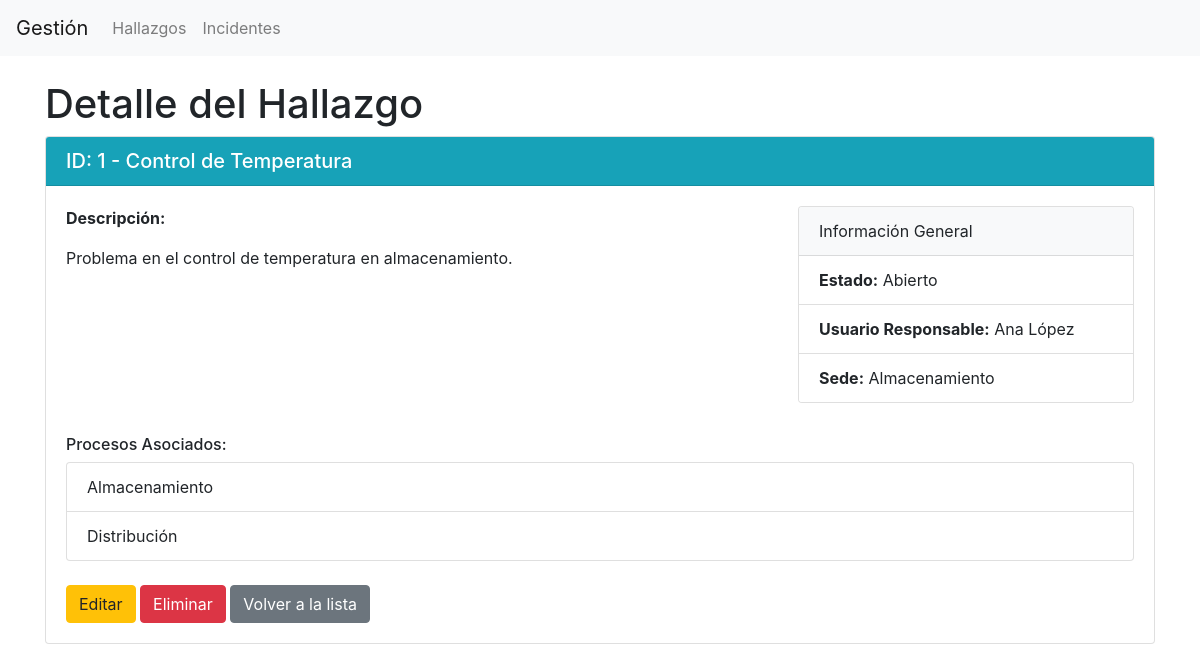
The page /index.php?entity=hallazgo&action=show&id=1 on the database its author committed.
### tables this page shows
CREATE TABLE Hallazgo (
    id INT AUTO_INCREMENT PRIMARY KEY,       
    titulo VARCHAR(150) NOT NULL,            
    descripcion TEXT NOT NULL,               
    fecha_creacion TIMESTAMP DEFAULT CURRENT_TIMESTAMP,  
    fecha_actualizacion TIMESTAMP DEFAULT CURRENT_TIMESTAMP ON UPDATE CURRENT_TIMESTAMP,  
    id_estado INT,                           
    id_usuario INT,                          
    id_proceso_sede INT,                     
    FOREIGN KEY (id_estado) REFERENCES Estado(id),   
    FOREIGN KEY (id_usuario) REFERENCES Usuario(id),  
    FOREIGN KEY (id_proceso_sede) REFERENCES Proceso(id)  
);

CREATE TABLE Estado (
    id INT AUTO_INCREMENT PRIMARY KEY,   
    nombre VARCHAR(50) NOT NULL          
);

CREATE TABLE Usuario (
    id INT AUTO_INCREMENT PRIMARY KEY,   
    nombre VARCHAR(100) NOT NULL,        
    email VARCHAR(100) NOT NULL UNIQUE,  
    fecha_registro TIMESTAMP DEFAULT CURRENT_TIMESTAMP   
);

CREATE TABLE Proceso (
    id INT AUTO_INCREMENT PRIMARY KEY,   
    nombre VARCHAR(100) NOT NULL,        
    descripcion TEXT,                    
    fecha_creacion TIMESTAMP DEFAULT CURRENT_TIMESTAMP   
);

### controllers/HallazgoController.php (called while the page is built, shortened)
<?php
require_once 'models/HallazgoModel.php';
class HallazgoController {
    private $model;
    public function __construct($pdo) {
        $this->model = new HallazgoModel($pdo);
    }
    public function show($id) {
        $hallazgo = $this->model->getById($id);
        require 'views/hallazgo/show.php';
    }
}
?>

### models/HallazgoModel.php (called while the page is built, shortened)
<?php
class HallazgoModel {
    private $pdo;
    public function __construct($pdo) {
        $this->pdo = $pdo;
    }
    public function getById($id) {
        $stmt = $this->pdo->prepare("
            SELECT h.*, e.nombre as estado_nombre, u.nombre as usuario_nombre, p.id as sede_id, p.nombre as sede_nombre
            FROM Hallazgo h
            LEFT JOIN Estado e ON h.id_estado = e.id
            LEFT JOIN Usuario u ON h.id_usuario = u.id
            LEFT JOIN Proceso p ON h.id_proceso_sede = p.id
            WHERE h.id = ?
        ");
        $stmt->execute([$id]);
        $hallazgo = $stmt->fetch(PDO::FETCH_ASSOC);
        if ($hallazgo) {
            $hallazgo['procesos'] = $this->getProcesos($hallazgo['id']);
        }
        return $hallazgo;
    }
    public function getProcesos($hallazgo_id) {
        $stmt = $this->pdo->prepare("SELECT p.* FROM Proceso p INNER JOIN Hallazgo_Proceso hp ON p.id = hp.id_proceso WHERE hp.id_hallazgo = ?");
        $stmt->execute([$hallazgo_id]);
        return $stmt->fetchAll(PDO::FETCH_ASSOC);
    }
}
?>

### views/hallazgo/show.php (the view, shortened to what this page needs)
<!DOCTYPE html>
<html lang="es">
<head>
    <link rel="stylesheet" href="https://stackpath.bootstrapcdn.com/bootstrap/4.5.2/css/bootstrap.min.css">
</head>
<body>
<?php include 'views/layout/header.php'; ?>
<div class="container mt-4">
    <h1>Detalle del Hallazgo</h1>
    <div class="card">
        <div class="card-header bg-info text-white">
            <h5 class="mb-0">ID: <?= $hallazgo['id'] ?> - <?= $hallazgo['titulo'] ?></h5>
        </div>
        <div class="card-body">
            <div class="row">
                <div class="col-md-8">
                    <p><strong>Descripción:</strong></p>
                    <p class="card-text"><?= nl2br($hallazgo['descripcion']) ?></p>
                </div>
                <div class="col-md-4">
                    <div class="card mb-3">
                        <div class="card-header bg-light">Información General</div>
                        <ul class="list-group list-group-flush">
                            <li class="list-group-item"><strong>Estado:</strong> <?= $hallazgo['estado_nombre'] ?></li>
                            <li class="list-group-item"><strong>Usuario Responsable:</strong> <?= $hallazgo['usuario_nombre'] ?></li>
                            <li class="list-group-item"><strong>Sede:</strong> <?= $hallazgo['sede_nombre'] ?? 'No asignada' ?></li>
                        </ul>
                    </div>
                </div>
            </div>
            <div class="mt-3">
                <h6>Procesos Asociados:</h6>
                <?php if (empty($hallazgo['procesos'])): ?>
                    <p class="text-muted">No hay procesos asociados a este hallazgo.</p>
                <?php else: ?>
                    <ul class="list-group">
                        <?php foreach ($hallazgo['procesos'] as $proceso): ?>
                            <li class="list-group-item"><?= $proceso['nombre'] ?></li>
                        <?php endforeach; ?>
                    </ul>
                <?php endif; ?>
            </div>
            <div class="mt-4">
                <a href="index.php?entity=hallazgo&action=edit&id=<?= $hallazgo['id'] ?>" class="btn btn-warning">Editar</a>
                <a href="index.php?entity=hallazgo&action=delete&id=<?= $hallazgo['id'] ?>" class="btn btn-danger" onclick="return confirm('¿Está seguro de eliminar este hallazgo?')">Eliminar</a>
                <a href="index.php?entity=hallazgo&action=index" class="btn btn-secondary">Volver a la lista</a>
            </div>
        </div>
    </div>
</div>
</body>
</html>

### rows shown on the page
hallazgo: id "1", titulo "Control de Temperatura", descripcion "Problema en el control de temperatura en almacenamiento.", id_estado.nombre "Abierto", id_usuario.nombre "Ana López", id_proceso_sede.nombre "Almacenamiento"
proceso: nombre "Almacenamiento"
proceso: nombre "Distribución"
